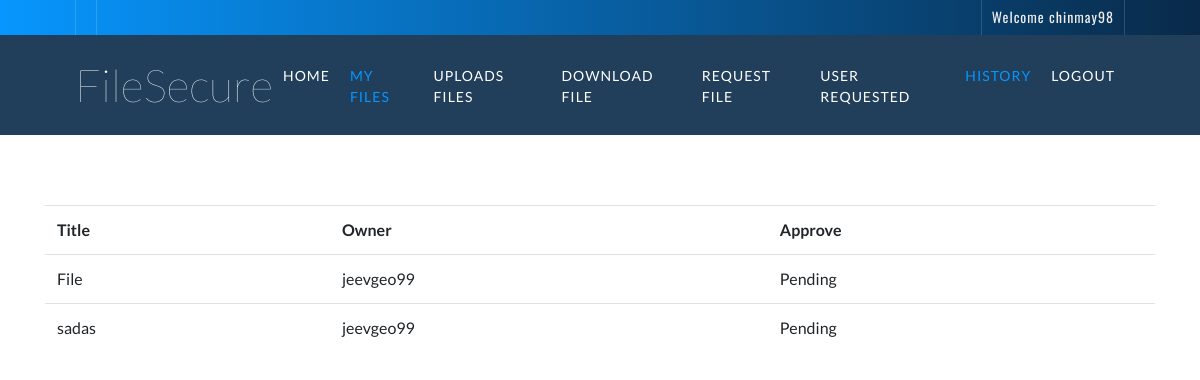
The page /encrypted/history.php (signed in) on the database its author committed.
### tables this page shows
CREATE TABLE IF NOT EXISTS `file_request` (
  `id` int(11) NOT NULL AUTO_INCREMENT,
  `file_id` varchar(100) NOT NULL,
  `username` varchar(100) NOT NULL,
  `status` varchar(100) NOT NULL,
  `owner_id` varchar(100) NOT NULL,
  `path` varchar(255) NOT NULL,
  PRIMARY KEY (`id`)
);

CREATE TABLE IF NOT EXISTS `files` (
  `id` int(11) NOT NULL AUTO_INCREMENT,
  `title` varchar(255) NOT NULL,
  `description` text NOT NULL,
  `file` varchar(255) NOT NULL,
  `username` varchar(255) NOT NULL,
  `updated_time` datetime NOT NULL DEFAULT CURRENT_TIMESTAMP,
  `Confidentiality` varchar(20) DEFAULT NULL,
  PRIMARY KEY (`id`)
);

### encrypted/history.php (the view, shortened to what this page needs)
<?php
include("header2.php");
?>
  <div class="service mt-125">
            <div class="container">
<?php
include("db/connection.php");
echo "<table class='table'>";
  echo "<tr><th>Title </th><th>Owner</th><th> Approve</th></tr>";
$result = mysqli_query($con,"SELECT * FROM  file_request where username='$_SESSION[login_user]' ") or die('Could not connect: ' . mysqli_error($con));
while($row = mysqli_fetch_array($result))
  {
$result2 = mysqli_query($con,"SELECT * FROM  files where id='$row[file_id]' ") or die('Could not connect: ' . mysqli_error($con));
$row2 = mysqli_fetch_array($result2);
	  echo "<tr><td>$row2[title] </td><td>$row[owner_id]</td><td>";
if($row['path']!="")
echo	  "<a href='$row[path]' class='btn btn-primary' target='_blank'>Download 	  </a>";
	  else
	  {
		  echo "Pending";
	  }
	  echo "</td></tr>";
  }
echo "</table>";
?>

### css/style.css (style rules this page uses)
body { color: #797979; background: #ffffff; font-family: 'Lato', sans-serif; }
@media (min-width: 992px) { .mt-125 { margin-top: 125px; } }
.service { position: relative; width: 100%; padding: 45px 0 15px 0; }

### rows shown on the page
file_request: file.title "File", owner "jeevgeo99", path "Pending"
file_request: file.title "sadas", owner "jeevgeo99", path "Pending"

### other values the page prints
$_SESSION['login_name'] "chinmay98"
